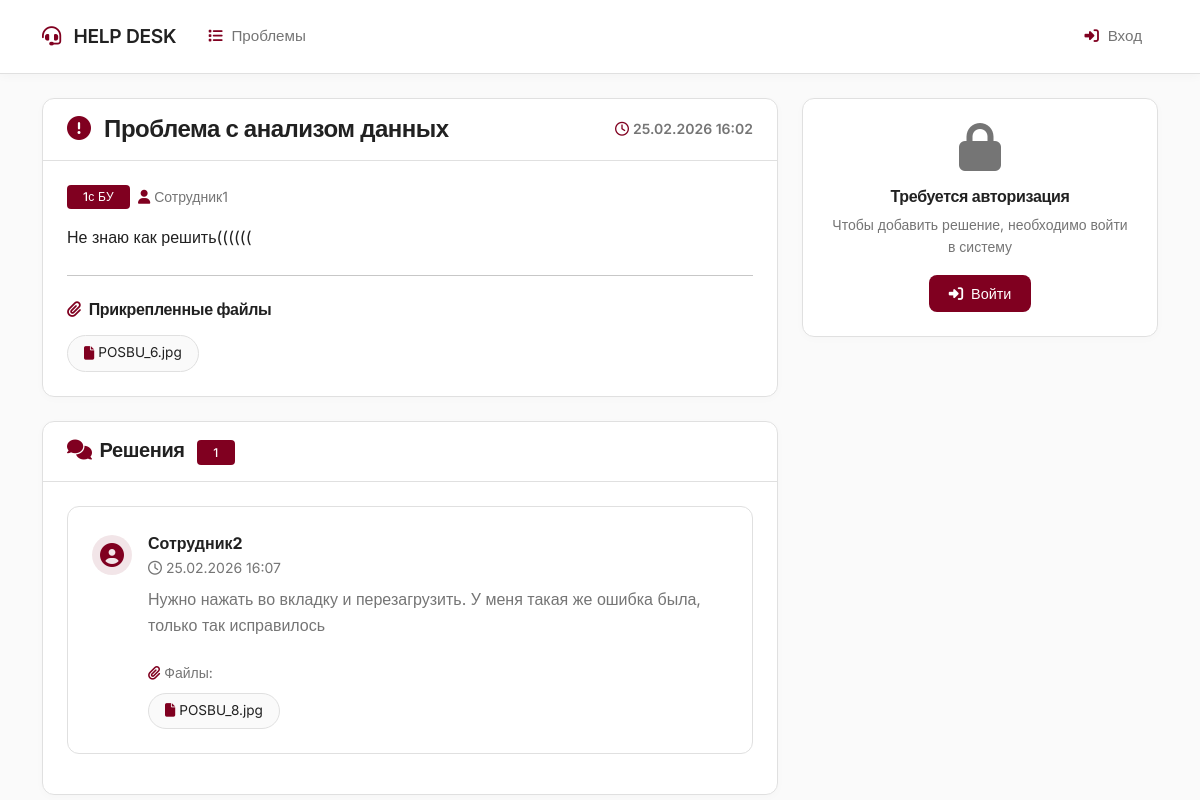
/problem/1/, run on an earlier commit of the app's database.
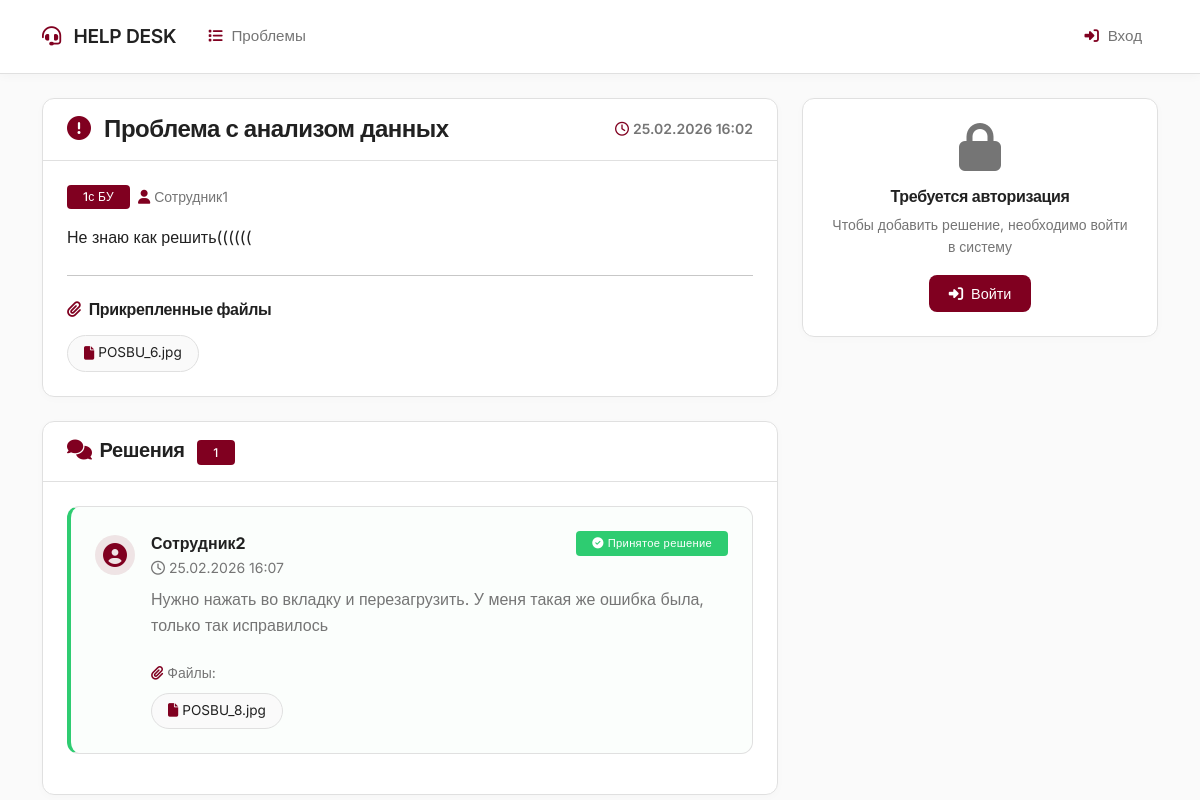
And on a later commit of the database.
### helpdesk/models.py (models this page shows, shortened)
class Solution(models.Model):
    problem = models.ForeignKey(
        Problem,
        on_delete=models.CASCADE,
        related_name='solutions',
        verbose_name="Проблема"
    )
    description = models.TextField(
        validators=[MaxLengthValidator(800)],
        verbose_name="Описание решения"
    )
    author = models.ForeignKey(
        User,
        on_delete=models.CASCADE,
        related_name='solutions',
        verbose_name="Автор"
    )
    created_at = models.DateTimeField(auto_now_add=True)
    is_accepted = models.BooleanField(default=False, verbose_name="Принятое решение")
    class Meta:
        ordering = ['-is_accepted', '-created_at']

### helpdesk/views.py (the view)
# urls.py: path('problem/<int:pk>/', views.problem_detail, name='problem_detail'),
def problem_detail(request, pk):
    problem = get_object_or_404(
        Problem.objects.prefetch_related(
            'files',
            'solutions__files',
            'solutions__author'
        ),
        pk=pk
    )
    if request.method == 'POST' and request.user.is_authenticated:
        form = SolutionForm(request.POST, request.FILES)
        if form.is_valid():
            solution = form.save(commit=False)
            solution.problem = problem
            solution.author = request.user
            solution.save()
            files = request.FILES.getlist('files')
            for file in files:
                SolutionFile.objects.create(solution=solution, file=file)
            messages.success(request, 'Решение успешно добавлено!')
            return redirect('problem_detail', pk=problem.pk)
    else:
        form = SolutionForm()
    return render(request, 'helpdesk/problem_detail.html', {
        'problem': problem,
        'form': form
    })

### helpdesk/models.py (called while the page is built)
    def filename(self):
        return os.path.basename(self.file.name)

    def filename(self):
        return os.path.basename(self.file.name)

### templates/helpdesk/problem_detail.html (shortened to what the changed rows need)
{% extends 'helpdesk/base.html' %}
{% block content %}
<div class="row">
    <div class="col-md-8">
        <div class="card">
            <div class="card-body">
                {% for solution in problem.solutions.all %}
                    <div class="solution-item {% if solution.is_accepted %}accepted-solution{% endif %}">
                        <div class="d-flex justify-content-between align-items-start mb-2">
                            <div class="d-flex align-items-center">
                                <div class="solution-avatar">
                                    <i class="fas fa-user-circle"></i>
                                </div>
                                <div>
                                    <strong>{{ solution.author.username }}</strong>
                                    <small class="text-muted d-block">
                                        <i class="far fa-clock me-1"></i>{{ solution.created_at|date:"d.m.Y H:i" }}
                                    </small>
                                </div>
                            </div>
                            {% if solution.is_accepted %}
                                <span class="badge bg-success">
                                    <i class="fas fa-check-circle me-1"></i>Принятое решение
                                </span>
                            {% endif %}
                        </div>
                        <div class="solution-content">
                            <p>{{ solution.description|linebreaks }}</p>
                            {% if solution.files.all %}
                                <div class="solution-files mt-3">
                                    <small class="text-muted d-block mb-2">
                                        <i class="fas fa-paperclip me-1 text-primary-custom"></i>Файлы:
                                    </small>
                                    <div class="d-flex flex-wrap gap-2">
                                        {% for file in solution.files.all %}
                                            <a href="{{ file.file.url }}" target="_blank" class="file-link">
                                                <i class="fas fa-file me-1"></i>
                                                {{ file.filename }}
                                            </a>
                                        {% endfor %}
                                    </div>
                                </div>
                            {% endif %}
                        </div>
                    </div>
                {% empty %}
                    <div class="text-center py-5">
                        <i class="fas fa-comment-slash fa-3x text-muted mb-3"></i>
                        <p class="text-muted mb-0">Пока нет решений</p>
                        <p class="text-muted small">Будьте первым, кто предложит решение!</p>
                    </div>
                {% endfor %}
            </div>
        </div>
    </div>
</div>
{% endblock %}

What changed in the data, as far as the page shows it:
changed Solution "Сотрудник2": now shows "Принятое решение"
